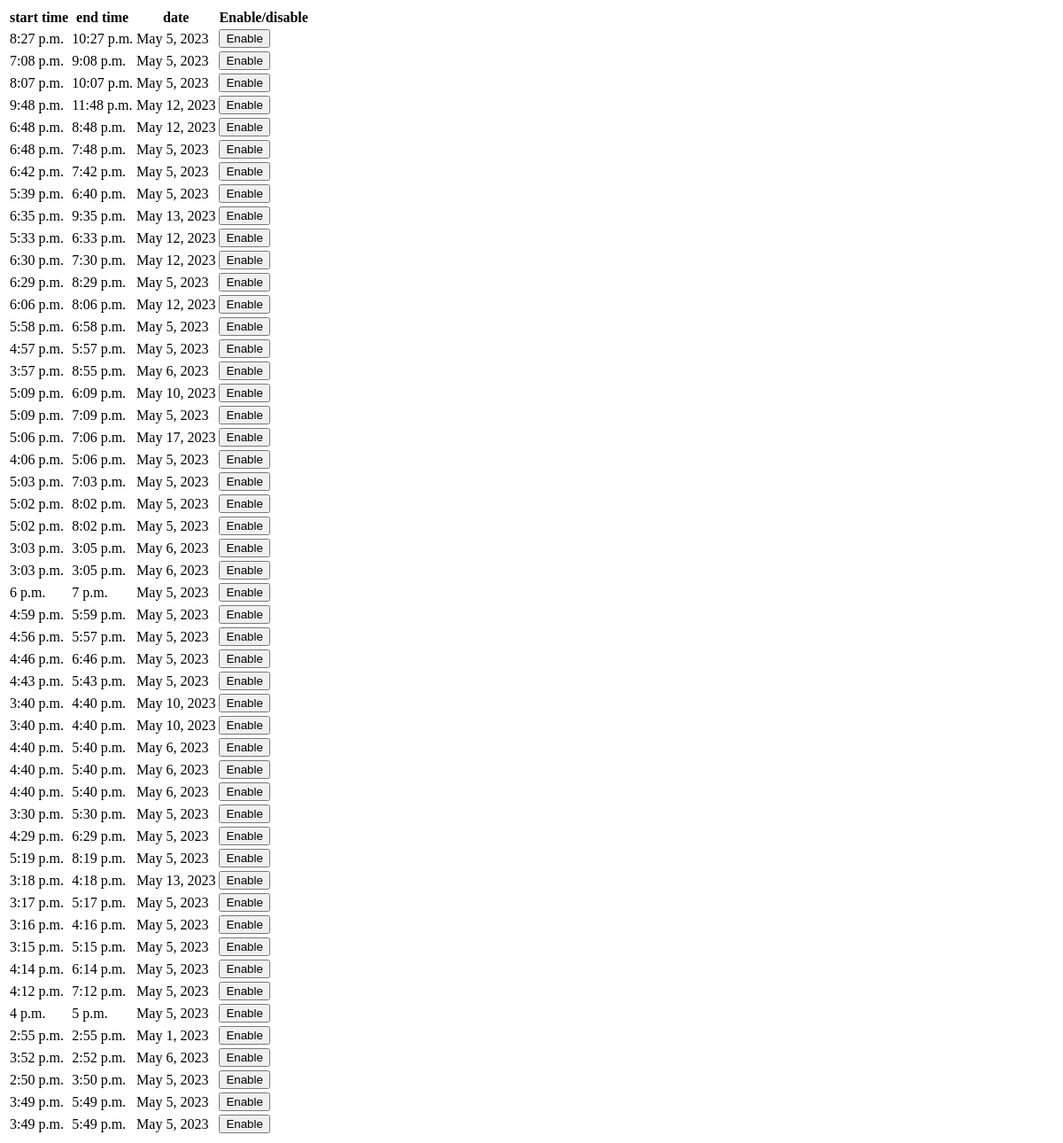
Page /read on the earlier database version.
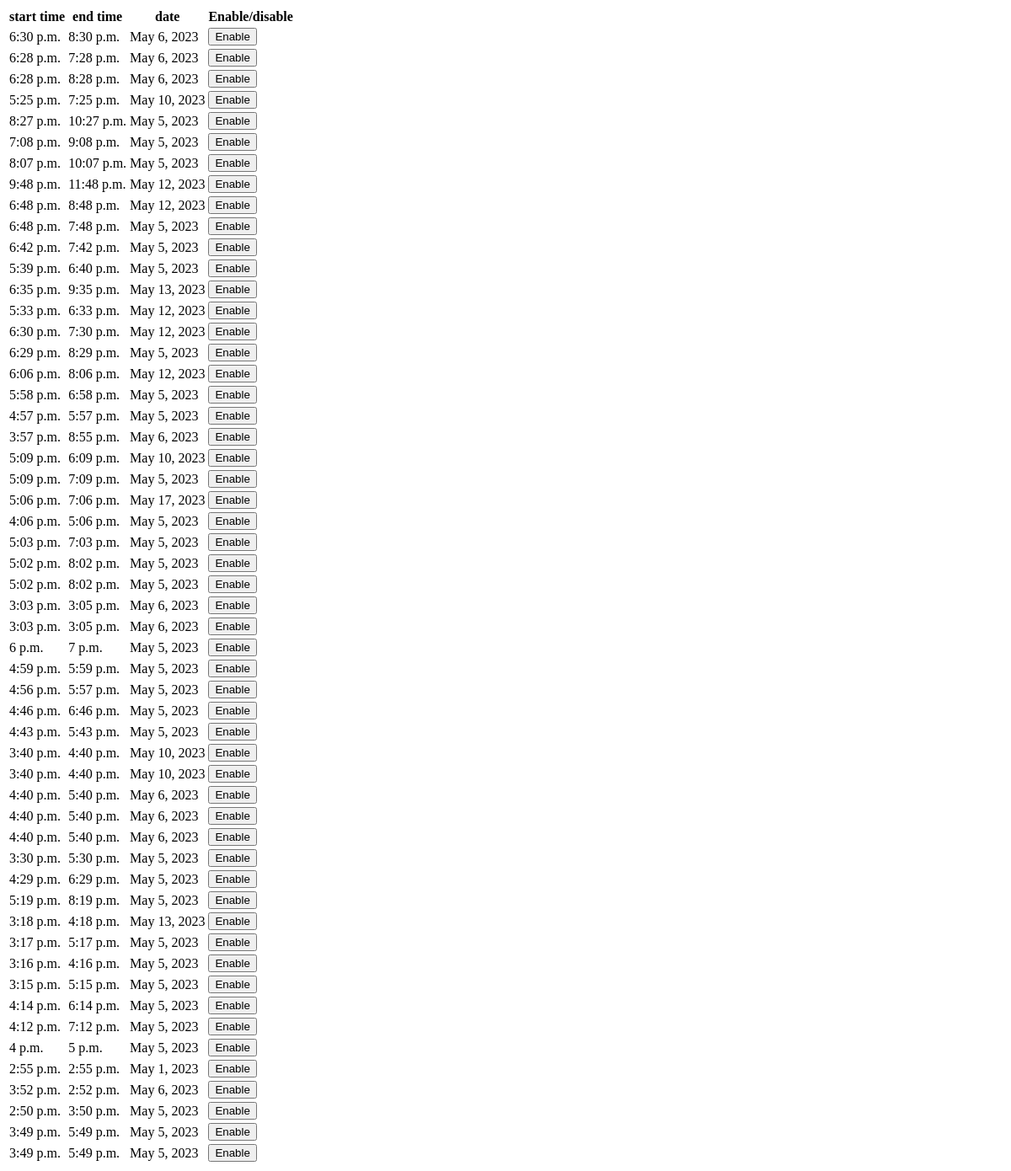
Same page on the later database version.
### car_app/models.py (models this page shows)
class AppointmentSchedule(models.Model):
    date = models.DateField()
    start_time = models.TimeField()
    end_time = models.TimeField()
    is_active = models.BooleanField(default=True)

### car_app/admin_views.py (the view)
# urls.py: path('read',admin_views.read,name='read'),
def read(request):
    read = AppointmentSchedule.objects.order_by('-id')
    context = {'read':read}
    return render(request, 'admn/result1.html', context)

### car/templates/admn/result1.html (shortened to what this page needs)
<table class="table table-bordered">
    <thead class="alert-success">
        <tr>
            <th>start time</th>
            <th>end time</th>
            <th>date</th>
            <th>Enable/disable</th>
        </tr>
    </thead>
    <tbody>
        {% for i in read %}
        <tr>
            <td>{{ i.start_time }}</td>
            <td>{{ i.end_time }}</td>
            <td>{{ i.date }}</td>
          <td>
            <button class="toggle-active-btn" data-category-id="{{ i.id }}" data-csrf-token="{{ csrf_token }}">
              {% if i.is_active %}
               Enable
              {% else %}
              Disable
              {% endif %}
            </button>
          </td>
        {% endfor %}
    </tbody>
</table>

Differences in the rows shown:
added AppointmentSchedule: start_time "6:30 p.m.", end_time "8:30 p.m.", date "May 6, 2023", is_active "Enable"
added AppointmentSchedule: start_time "6:28 p.m.", end_time "7:28 p.m.", date "May 6, 2023", is_active "Enable"
added AppointmentSchedule: start_time "6:28 p.m.", end_time "8:28 p.m.", date "May 6, 2023", is_active "Enable"
added AppointmentSchedule: start_time "5:25 p.m.", end_time "7:25 p.m.", date "May 10, 2023", is_active "Enable"
